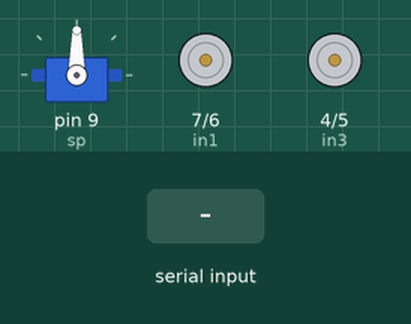
This sketch was run on a simulated Arduino Uno, built with avr-gcc and run on an emulated ATmega328P. On the bench: servo, motor-driver pin pairs drawn as motors (green arrow = first pin HIGH = forward, orange = second pin HIGH = backward, longer = more drive, scaled by the enable pin). Inputs (shaded band) come from the test bench.

Above: at 1.2 s.
1.3 s: "f" received over Serial
At 2.0 s:
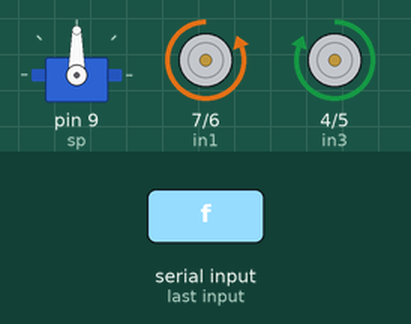
2.8 s: "b" received over Serial
At 3.2 s:
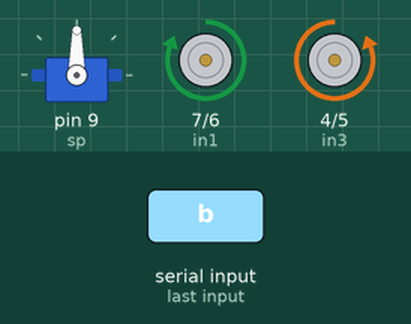
4.3 s: "l" received over Serial
At 5.5 s:
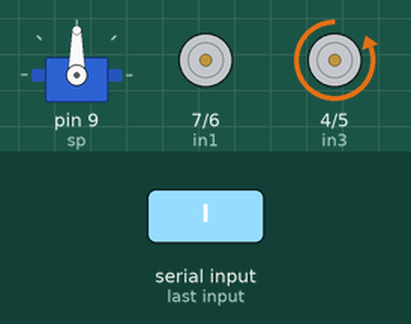
5.8 s: "r" received over Serial
At 6.7 s:
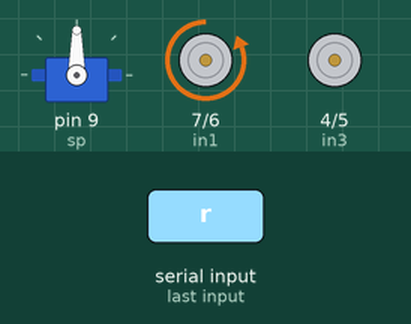
7.3 s: "s" received over Serial
At 7.8 s:
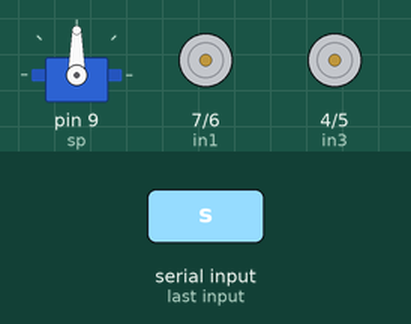
Timing chart, 0 to 9.8 s (numbered marks = the images above; inputs shaded):
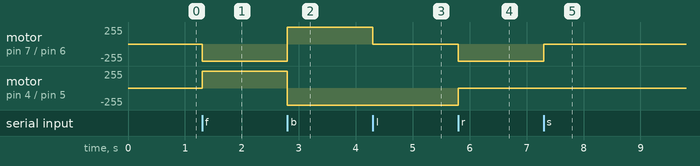

Measured:
- after the input at 1.3 s, motor on pin 7 (in1) / pin 6 (in2): stopped → backward 255/255 at once; motor on pin 4 (in3) / pin 5 (in4): stopped → forward 255/255 at once
- after the input at 2.8 s, motor on pin 7 (in1) / pin 6 (in2): backward 255/255 → forward 255/255 at once; motor on pin 4 (in3) / pin 5 (in4): forward 255/255 → backward 255/255 at once
- after the input at 4.3 s, motor on pin 7 (in1) / pin 6 (in2): forward 255/255 → stopped at once
- after the input at 5.8 s, motor on pin 7 (in1) / pin 6 (in2): stopped → backward 255/255 at once; motor on pin 4 (in3) / pin 5 (in4): backward 255/255 → stopped at once
- after the input at 7.3 s, motor on pin 7 (in1) / pin 6 (in2): backward 255/255 → stopped at once

The sketch:

garbage.ino
```cpp
  #define in1 7
#define in2 6
#define in3 4
#define in4 5
#define enA 11
#define enB 3
int const sp=9;
char t;
#include<Servo.h>
Servo sc;

 void setup()
 {
   sc.attach(sp);
   pinMode(enA,OUTPUT);
   pinMode(enB,OUTPUT);
   pinMode(in1,OUTPUT);
   pinMode(in2,OUTPUT);
   pinMode(in3,OUTPUT);
   pinMode(in4,OUTPUT);
   pinMode(sp,OUTPUT);
   Serial.begin(9600);

  stopc();
  sc.write(90);

 }
void loop()
{
  if(Serial.available())
  {
    t=Serial.read();
    if(t=='f')
    {
      forward();
    }
    else if(t=='b')
    {
      reverse();
    }
    else if(t=='l')
    {
      left();
    }
    else if(t=='r')
    {
      right();
    }
    else if(t=='s')
    {
      stopc();
    }
    else if(t=='c')
    {
      collect();
      sc.write(90);
    }
    else if(t='e')
    {
      sc.write(0);
    }
    else if(t='d')
    {
      sc.write(90);
    }
  }
}
void forward()
{
  digitalWrite(in1,LOW);
  digitalWrite(in2,HIGH);
  digitalWrite(in3,HIGH);
  digitalWrite(in4,LOW);
  digitalWrite(enA,HIGH);
  digitalWrite(enB,HIGH);
}
void reverse()
{
  digitalWrite(in1,HIGH);
  digitalWrite(in2,LOW);
  digitalWrite(in3,LOW);
  digitalWrite(in4,HIGH);
  digitalWrite(enA,HIGH);
  digitalWrite(enB,HIGH);
}
void left()
{
  digitalWrite(in1,LOW);
  digitalWrite(in2,LOW);
  digitalWrite(in3,LOW);
  digitalWrite(in4,HIGH);
  digitalWrite(enA,HIGH);
  digitalWrite(enB,HIGH);
}
void right()
{
  digitalWrite(in1,LOW);
  digitalWrite(in2,HIGH);
  digitalWrite(in3,LOW);
  digitalWrite(in4,LOW);
  digitalWrite(enA,HIGH);
  digitalWrite(enB,HIGH);
}
void stopc()
{
  digitalWrite(in1,LOW);
  digitalWrite(in2,LOW);
  digitalWrite(in3,LOW);
  digitalWrite(in4,LOW);
  digitalWrite(enA,LOW);
  digitalWrite(enB,LOW);
}
void collect()
{
for(int i=100;i<=0;i--)
{
  sc.write(i);
  delay(1000);

}


}
```
